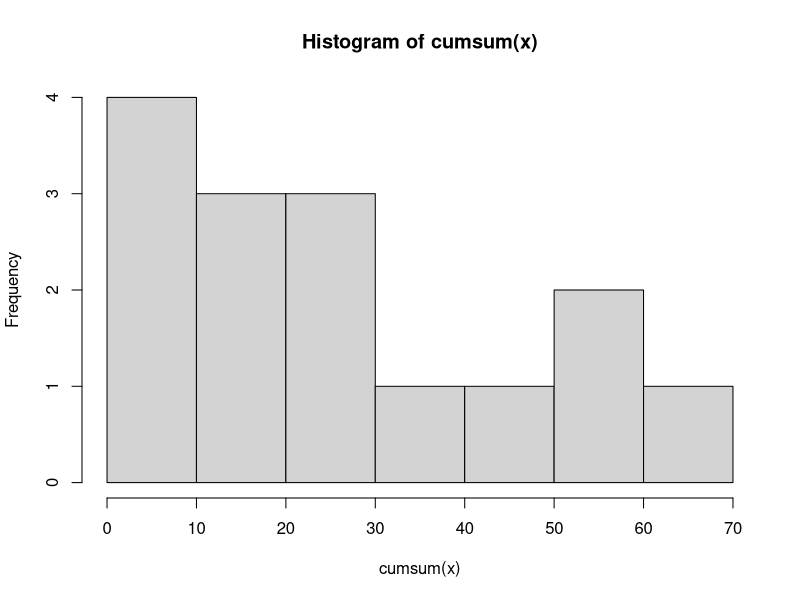

Source code (R):
a <- 1:5
b <- 1:10
a+b #It actually isn't well defined, but R doesn't cares, it just solves it with the repetition trick.
a-b #Basically, it completes 'a' so it matches 'b' in size, repeating the elements.
a*b #So 'a' acts as (1,2,3,4,5,1,2,3,4,5) for the purposes of these 3 operations.
x <- c(a,b)
y <- rev(x)
unique(x)
hist(cumsum(x))
mean(y)
var(y)
sd(y)
